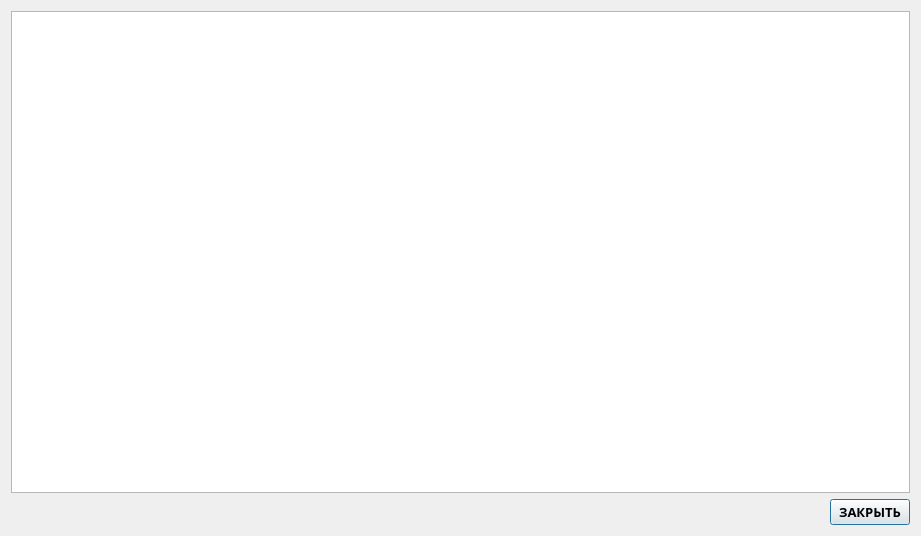
<?xml version="1.0" encoding="UTF-8"?>
<ui version="4.0">
 <class>Dialog</class>
 <widget class="QDialog" name="Dialog">
  <property name="geometry">
   <rect>
    <x>0</x>
    <y>0</y>
    <width>921</width>
    <height>536</height>
   </rect>
  </property>
  <property name="windowTitle">
   <string>Dialog</string>
  </property>
  <property name="modal">
   <bool>true</bool>
  </property>
  <layout class="QGridLayout" name="gridLayout">
   <item row="1" column="1">
    <widget class="QPushButton" name="pushButton_4">
     <property name="font">
      <font>
       <family>Perpetua Titling MT</family>
       <pointsize>10</pointsize>
       <weight>75</weight>
       <bold>true</bold>
      </font>
     </property>
     <property name="text">
      <string>ЗАКРЫТЬ</string>
     </property>
    </widget>
   </item>
   <item row="1" column="0">
    <spacer name="horizontalSpacer">
     <property name="orientation">
      <enum>Qt::Horizontal</enum>
     </property>
     <property name="sizeHint" stdset="0">
      <size>
       <width>40</width>
       <height>20</height>
      </size>
     </property>
    </spacer>
   </item>
   <item row="0" column="0" colspan="2">
    <widget class="QTableWidget" name="tableWidget">
     <property name="enabled">
      <bool>true</bool>
     </property>
     <property name="focusPolicy">
      <enum>Qt::ClickFocus</enum>
     </property>
    </widget>
   </item>
  </layout>
 </widget>
 <resources/>
 <connections>
  <connection>
   <sender>pushButton_4</sender>
   <signal>clicked()</signal>
   <receiver>Dialog</receiver>
   <slot>close()</slot>
   <hints>
    <hint type="sourcelabel">
     <x>884</x>
     <y>517</y>
    </hint>
    <hint type="destinationlabel">
     <x>784</x>
     <y>517</y>
    </hint>
   </hints>
  </connection>
 </connections>
</ui>
